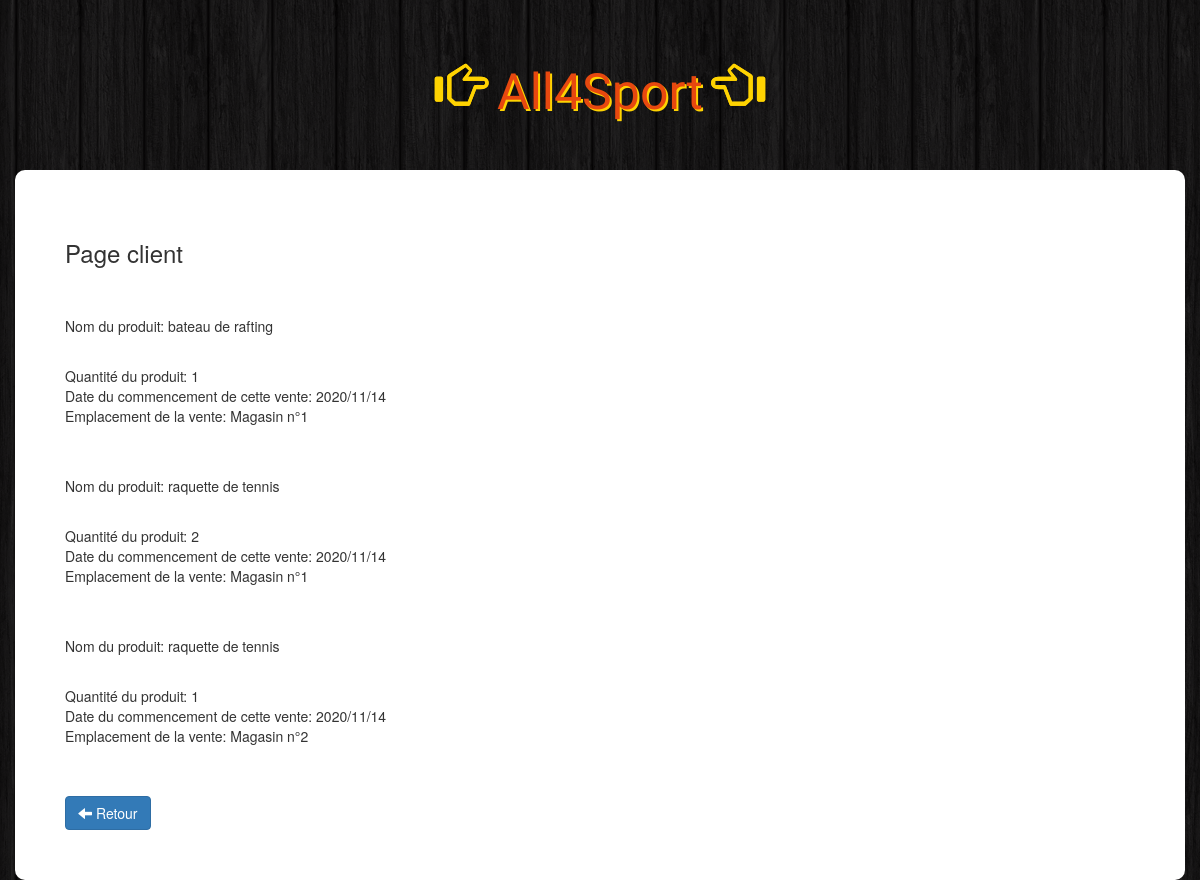
/ModuleC/VoirVosVentes.php, run on the app's committed database.
### tables this page shows
CREATE TABLE `vente` (
  `ve_id` int(11) NOT NULL,
  `ve_date` varchar(45) NOT NULL,
  `ve_quantite` varchar(45) NOT NULL,
  `fk_stock` int(11) NOT NULL,
  `fk_utilisateur` int(11) DEFAULT NULL,
  `fk_produit` int(11) NOT NULL
);

CREATE TABLE `produit` (
  `pr_id` int(11) NOT NULL,
  `pr_nom` varchar(45) NOT NULL,
  `pr_cout` double NOT NULL,
  `pr_description` varchar(255) NOT NULL,
  `pr_image` varchar(45) NOT NULL,
  `fk_rayon` int(11) NOT NULL
);

CREATE TABLE `stock` (
  `sto_id` int(11) NOT NULL,
  `sto_type` varchar(45) NOT NULL
);

### ModuleC/VoirVosVentes.php (the view, shortened to what this page needs)
<!DOCTYPE html>
<html lang="fr">
<head>
    <link rel="stylesheet" href="https://maxcdn.bootstrapcdn.com/bootstrap/3.3.6/css/bootstrap.min.css">
    <link rel="stylesheet" href="css/styles.css">
</head>
<body>
    <h1 class="text-logo"><span class="glyphicon glyphicon-hand-right"></span> All4Sport <span class="glyphicon glyphicon-hand-left"></span></h1>
    <div class="container admin">
        <div class="row">
            <div class="col-sm-6">
                <h3><span>Page client</span></h3><br><br>
                <?php
                $connexion = Database::connect();
                $execution = $connexion->prepare("SELECT ve_id AS ID, pr_nom AS NomDuProduit, ve_quantite AS QuantiteDuProduit, ve_date AS DateDeCommencementDeCetteVente, sto_type AS EmplacementDeVente FROM vente JOIN produit ON fk_produit = pr_id JOIN stock ON fk_stock = sto_id;");
                $execution->execute();
                $resultats = $execution->fetchall();
                foreach ($resultats as $resultat) {
                    echo "<form method=\"POST\" action=\"\"><p>Nom du produit: " . $resultat["NomDuProduit"] . "</p><br><p>Quantité du produit: " . $resultat["QuantiteDuProduit"] . "<br>Date du commencement de cette vente: " . $resultat["DateDeCommencementDeCetteVente"] . "<br>Emplacement de la vente: " . $resultat["EmplacementDeVente"] . "</form><br><br>";
                }
                ?>
                <a class="btn btn-primary" href="../ModuleB/PageClient/index.php"><span class="glyphicon glyphicon-arrow-left"></span> Retour</a>
            </div>
        </div>
    </div>
</body>
</html>

### ModuleC/css/styles.css (style rules this page uses)
body { background: url(../../images/bg.png); }
.text-logo { font-family: 'Holtwood One SC', sans-serif; color: #e7480f; text-shadow: 2px 2px #ffd301; font-size: 50px; padding: 40px 0px; text-align: center; }
.text-logo .glyphicon { color: #ffd301; text-shadow: 0px 0px #ffd301; }
.admin { background: #fff; padding: 50px; border-radius: 10px; }

### data on the page
vente: fk_produit.pr_nom "bateau de rafting", ve_quantite "1", ve_date "2020/11/14", fk_stock.sto_type "Magasin n°1"
vente: fk_produit.pr_nom "raquette de tennis", ve_quantite "2", ve_date "2020/11/14", fk_stock.sto_type "Magasin n°1"
vente: fk_produit.pr_nom "raquette de tennis", ve_quantite "1", ve_date "2020/11/14", fk_stock.sto_type "Magasin n°2"
